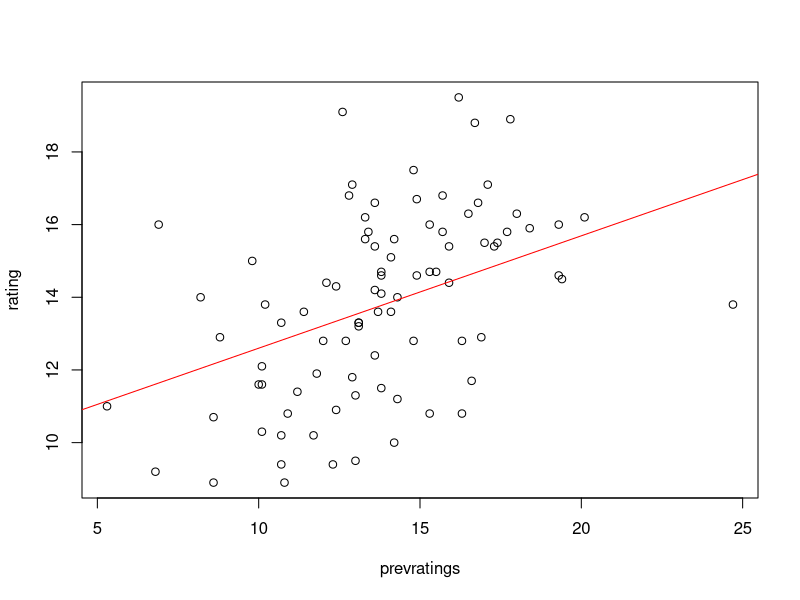
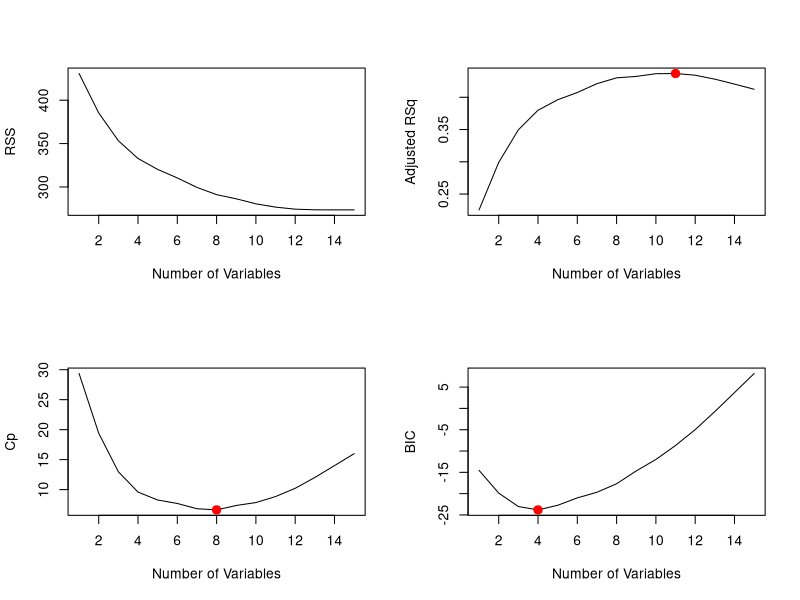

The R script that drew these images, in order: (Note: this script raises an error after producing the figures.)
## ---- chunk 1
knitr::opts_chunk$set(echo = TRUE)

## ---- chunk 2
rm(list =ls())
set.seed(1)
CBC = read.csv(file = "02 - Dati per caso Colonial Broadcasting.csv", header=T)
attach(CBC)
## ---- chunk 3
dim(CBC)
## ---- chunk 4
names(CBC)
## ---- chunk 5
head(CBC)
## ---- chunk 6
sum(is.na(CBC$rating))
## ---- chunk 7
train=sample(88,88*0.7)
## ---- chunk 8
lm.fit=lm(rating~prevratings,data=CBC,subset=train)
## ---- chunk 9
summary(lm.fit)
## ---- chunk 10
plot(prevratings, rating)
abline(lm.fit, col="red")
## ---- chunk 11
mean((rating-predict(lm.fit,CBC))[-train]^2)
## ---- chunk 12
lm.fit2=lm(rating~poly(prevratings,2),data=CBC,subset=train)
mean((rating-predict(lm.fit2,CBC))[-train]^2) #l'errore diminuisce
summary(lm.fit2)$r.squared
lm.fit3=lm(rating~poly(prevratings,3),data=CBC,subset=train)
mean((rating-predict(lm.fit3,CBC))[-train]^2)
summary(lm.fit3)$r.squared
lm.fit4=lm(rating~poly(prevratings,4),data=CBC,subset=train)
mean((rating-predict(lm.fit3,CBC))[-train]^2)
summary(lm.fit4)$r.squared
lm.fit5=lm(rating~poly(prevratings,5),data=CBC,subset=train)
mean((rating-predict(lm.fit3,CBC))[-train]^2)
summary(lm.fit5)$r.squared
lm.fit6=lm(rating~poly(prevratings,6),data=CBC,subset=train)
mean((rating-predict(lm.fit3,CBC))[-train]^2)
summary(lm.fit6)$r.squared
lm.fit16=lm(rating~poly(prevratings,16),data=CBC,subset=train)
mean((rating-predict(lm.fit16,CBC))[-train]^2)
summary(lm.fit16)
## ---- chunk 13
potenze = c(1,2,3,4,5,6,10,16)
ma<-matrix(nrow=3,ncol=length(potenze)+1)
ma[1,1]="potenze"
ma[2,1]="MSE"
ma[3,1]="R^2"
ma[1,2:(length(potenze)+1)]=potenze
for (i in 2:(length(potenze)+1)){
  pwr = potenze[i-1]
  lm.fit_n= lm(rating~poly(prevratings,pwr),data=CBC,subset=train)
  ma[2,i] = mean((rating-predict(lm.fit_n,CBC))[-train]^2)
  ma[3,i] = summary(lm.fit_n)$r.squared
}
ma
## ---- chunk 14
sample.size = length(prevratings) #decido la dimensione del campione
cv.errors = numeric(sample.size) #prealloco un vettore di zeri
for (k in 1:sample.size){
  fitCV=lm(rating~prevratings,data=CBC[-k,]) #tolgo un'osservazione
  cv.errors[k]= ((rating-predict(fitCV,CBC))[k])^2 
  #vado a prevedere solo per quell'osservazione
}
mean(cv.errors) #calcolo la media
## ---- chunk 15
library(boot)
glm.fit=glm(rating~prevratings,data=CBC)
cv.err=cv.glm(CBC,glm.fit) #passa la struttura dati e il modello
names(cv.err)
cv.err$K
cv.err$delta
## ---- chunk 16
#proviamo con polinomi con grado massimo diverso
cv.error=rep(0,8) #numeric(8)
j=1
for (i in potenze){ #LOOCV su 8 modelli
  glm.fit=glm(rating~poly(prevratings,i),data=CBC)
  cv.error[j]=cv.glm(CBC,glm.fit)$delta[1]
  j=j+1
}
cv.error
## ---- chunk 17
set.seed(20)
#divido in 10 gruppi che ovviamente non saranno della stessa cardinalità
cv.error.10=rep(0,8)
j=1
for (i in potenze){
  glm.fit=glm(rating~poly(prevratings,i),data=CBC)
  cv.error.10[j]=cv.glm(CBC,glm.fit,K=10)$delta[1]
  j=j+1
}
cv.error.10
## ---- chunk 18
library(leaps)
CBC$network=as.factor(CBC$network)
CBC$day=as.factor(CBC$day)
CBC$month=as.factor(CBC$month)
CBCr=CBC[, 1:7]
regfit.full=regsubsets(rating~.,CBCr,nvmax=15)
summary(regfit.full)
reg.summary=summary(regfit.full)
## ---- chunk 19
reg.summary$rsq
## ---- chunk 20
par(mfrow=c(2,2))
plot(reg.summary$rss,xlab="Number of Variables",ylab="RSS",type="l")
plot(reg.summary$adjr2,xlab="Number of Variables",ylab="Adjusted RSq",type="l")
t=which.max(reg.summary$adjr2)
points(t,reg.summary$adjr2[t], col="red",cex=2,pch=20)
plot(reg.summary$cp,xlab="Number of Variables",ylab="Cp",type='l')
q=which.min(reg.summary$cp)
points(q,reg.summary$cp[q],col="red",cex=2,pch=20)
u=which.min(reg.summary$bic)
plot(reg.summary$bic,xlab="Number of Variables",ylab="BIC",type='l')
points(u,reg.summary$bic[u],col="red",cex=2,pch=20)
## ---- chunk 21
# Choosing Among Models using the cross-validation approach
set.seed(1)
train=sample(c(TRUE,FALSE), nrow(CBC),rep=TRUE)
test=(!train) #complemento
regfit.best=regsubsets(rating~.,data=CBCr[train,],nvmax=15)
test.mat=model.matrix(rating~.,data=CBCr[test,])
#estrae dal dateset è la matrice X, potrebbe servire per i calcoli
val.errors=rep(NA,12)
for(i in 1:12){
  coefi=coef(regfit.best,id=i)
  pred=test.mat[,names(coefi)]%*%coefi 
  #prodotto righe per colonne
  val.errors[i]=mean((CBCr$rating[test]-pred)^2)
}
val.errors
which.min(val.errors)
## ---- chunk 22
coef(regfit.best,1)
## ---- chunk 23
regfit.fwd=regsubsets(rating~.,data=CBCr,nvmax=15,method="forward")
summary(regfit.fwd)
regfit.bwd=regsubsets(rating~.,data=CBCr,nvmax=15,method="backward")
summary(regfit.bwd)
## ---- chunk 24
k=10
 predict.regsubsets=function(object,newdata,id,...){
  form=as.formula(object$call[[2]])
  mat=model.matrix(form,newdata)
  coefi=coef(object,id=id)
  xvars=names(coefi)
  mat[,xvars]%*%coefi
}
set.seed(1)
folds=sample(1:k,nrow(CBC),replace=TRUE)
cv.errors=matrix(NA,k,15, dimnames=list(NULL, paste(1:15)))
for(j in 1:k){
  best.fit=regsubsets(rating~.,data=CBCr[folds!=j,],nvmax=15)
  for(i in 1:15){
    pred=predict(best.fit,CBCr[folds==j,],id=i)
    cv.errors[j,i]=mean( (CBC$rating[folds==j]-pred)^2)
  }
}
mean.cv.errors=apply(cv.errors,2,mean)
mean.cv.errors
min=which.min(mean.cv.errors)
par(mfrow=c(1,1))
plot(mean.cv.errors,type='b')
reg.best=regsubsets(rating~.,data=CBC, nvmax=15)
## ---- chunk 25
coef(reg.best,min)
## ---- chunk 26
library(glmnet)
CBC = read.csv(file = "02 - Dati per caso Colonial Broadcasting.csv", header=T)
x=model.matrix(rating~.,CBCr)[,-1] #tolgo l'intercetta
#perchè Beta_0 non va penalizzato
y=CBC$rating
grid=10^seq(10,-2,length=100)
## ---- chunk 27
ridge.mod=glmnet(x,y,alpha=0,lambda=grid)
dim(coef(ridge.mod))
## ---- chunk 28
set.seed(1)
train=sample(1:nrow(x), nrow(x)/2)
test=(-train)
y.test=y[test]
cv.out=cv.glmnet(x[train,],y[train],alpha=0)
plot(cv.out)
#MSE in funzione di lamda per trovare quello migliore
#c'è una certa variabilità nella stima
bestlam=cv.out$lambda.min
bestlam
ridge.pred=predict(ridge.mod,s=bestlam,newx=x[test,])
mean((ridge.pred-y.test)^2)

#dopo che ho capito che questo è il modello migliore, vado a
#prevederlo con tutti i dati
out=glmnet(x,y,alpha=0)
predict(out,type="coefficients",s=bestlam)[1:16,]
## ---- chunk 29
lasso.mod=glmnet(x[train,],y[train],alpha=1,lambda=grid)
set.seed(1)
cv.out=cv.glmnet(x[train,],y[train],alpha=1)
plot(cv.out)
bestlam=cv.out$lambda.min
bestlam
lasso.pred=predict(lasso.mod,s=bestlam,newx=x[test,])
mean((lasso.pred-y.test)^2)
out=glmnet(x,y,alpha=1,lambda=grid)
lasso.coef=predict(out,type="coefficients",s=bestlam)[1:16,]
lasso.coef
## ---- chunk 30
plot(lasso.mod)
plot(ridge.mod)
